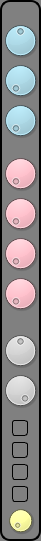
   <widget class="QGroupBox" name="groupBox_8">
    <property name="geometry">
     <rect>
      <x>410</x>
      <y>133</y>
      <width>41</width>
      <height>541</height>
     </rect>
    </property>
    <property name="styleSheet">
     <string notr="true">border: 2px solid black; border-radius: 10; background-color: gray</string>
    </property>
    <property name="title">
     <string/>
    </property>
    <widget class="QDial" name="dial_pitch_8">
     <property name="geometry">
      <rect>
       <x>0</x>
       <y>20</y>
       <width>41</width>
       <height>41</height>
      </rect>
     </property>
     <property name="styleSheet">
      <string notr="true">background-color: lightblue</string>
     </property>
     <property name="minimum">
      <number>-500</number>
     </property>
     <property name="maximum">
      <number>500</number>
     </property>
    </widget>
    <widget class="QDial" name="dial_ramp_amount_8">
     <property name="geometry">
      <rect>
       <x>0</x>
       <y>60</y>
       <width>41</width>
       <height>41</height>
      </rect>
     </property>
     <property name="styleSheet">
      <string notr="true">background-color: lightblue</string>
     </property>
     <property name="maximum">
      <number>1000</number>
     </property>
    </widget>
    <widget class="QDial" name="dial_ramp_decay_8">
     <property name="geometry">
      <rect>
       <x>0</x>
       <y>100</y>
       <width>41</width>
       <height>41</height>
      </rect>
     </property>
     <property name="styleSheet">
      <string notr="true">background-color: lightblue</string>
     </property>
     <property name="maximum">
      <number>1000</number>
     </property>
    </widget>
    <widget class="QDial" name="dial_fm_amount_8">
     <property name="geometry">
      <rect>
       <x>0</x>
       <y>153</y>
       <width>41</width>
       <height>41</height>
      </rect>
     </property>
     <property name="autoFillBackground">
      <bool>false</bool>
     </property>
     <property name="styleSheet">
      <string notr="true">background-color: pink</string>
     </property>
     <property name="maximum">
      <number>1000</number>
     </property>
    </widget>
    <widget class="QDial" name="dial_5_fm_freq_8">
     <property name="geometry">
      <rect>
       <x>0</x>
       <y>193</y>
       <width>41</width>
       <height>41</height>
      </rect>
     </property>
     <property name="styleSheet">
      <string notr="true">background-color: pink</string>
     </property>
     <property name="maximum">
      <number>1000</number>
     </property>
    </widget>
    <widget class="QDial" name="dial_fm_decay_8">
     <property name="geometry">
      <rect>
       <x>0</x>
       <y>233</y>
       <width>41</width>
       <height>41</height>
      </rect>
     </property>
     <property name="styleSheet">
      <string notr="true">background-color: pink</string>
     </property>
     <property name="maximum">
      <number>1000</number>
     </property>
    </widget>
    <widget class="QDial" name="dial_fm_feedback_8">
     <property name="geometry">
      <rect>
       <x>0</x>
       <y>273</y>
       <width>41</width>
       <height>41</height>
      </rect>
     </property>
     <property name="styleSheet">
      <string notr="true">background-color: pink</string>
     </property>
     <property name="maximum">
      <number>1000</number>
     </property>
    </widget>
    <widget class="QDial" name="dial_amp_decay_8">
     <property name="geometry">
      <rect>
       <x>0</x>
       <y>330</y>
       <width>41</width>
       <height>41</height>
      </rect>
     </property>
     <property name="styleSheet">
      <string notr="true">background-color: lightgray</string>
     </property>
     <property name="maximum">
      <number>1000</number>
     </property>
     <property name="value">
      <number>500</number>
     </property>
    </widget>
    <widget class="QDial" name="dial_volume_8">
     <property name="geometry">
      <rect>
       <x>0</x>
       <y>370</y>
       <width>41</width>
       <height>41</height>
      </rect>
     </property>
     <property name="styleSheet">
      <string notr="true">background-color: lightgray</string>
     </property>
     <property name="maximum">
      <number>1000</number>
     </property>
     <property name="value">
      <number>1000</number>
     </property>
    </widget>
    <widget class="QPushButton" name="btn_step_8">
     <property name="geometry">
      <rect>
       <x>12</x>
       <y>420</y>
       <width>16</width>
       <height>16</height>
      </rect>
     </property>
     <property name="styleSheet">
      <string notr="true">border-radius:3; border: 1px solid black;</string>
     </property>
     <property name="text">
      <string/>
     </property>
    </widget>
    <widget class="QPushButton" name="btn_step_16">
     <property name="geometry">
      <rect>
       <x>12</x>
       <y>442</y>
       <width>16</width>
       <height>16</height>
      </rect>
     </property>
     <property name="styleSheet">
      <string notr="true">border-radius:3; border: 1px solid black;</string>
     </property>
     <property name="text">
      <string/>
     </property>
    </widget>
    <widget class="QDial" name="dial_random_8">
     <property name="geometry">
      <rect>
       <x>5</x>
       <y>500</y>
       <width>31</width>
       <height>41</height>
      </rect>
     </property>
     <property name="styleSheet">
      <string notr="true">background-color: #ffffa0</string>
     </property>
     <property name="maximum">
      <number>100</number>
     </property>
    </widget>
    <widget class="QPushButton" name="btn_step_24">
     <property name="geometry">
      <rect>
       <x>12</x>
       <y>464</y>
       <width>16</width>
       <height>16</height>
      </rect>
     </property>
     <property name="styleSheet">
      <string notr="true">border-radius:3; border: 1px solid black;</string>
     </property>
     <property name="text">
      <string/>
     </property>
    </widget>
    <widget class="QPushButton" name="btn_step_32">
     <property name="geometry">
      <rect>
       <x>12</x>
       <y>486</y>
       <width>16</width>
       <height>16</height>
      </rect>
     </property>
     <property name="styleSheet">
      <string notr="true">border-radius:3; border: 1px solid black;</string>
     </property>
     <property name="text">
      <string/>
     </property>
    </widget>
   </widget>
